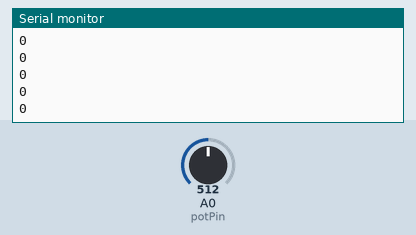
This sketch was run on a simulated Arduino Uno, built with avr-gcc and run on an emulated ATmega328P. Shown: the last lines printed to the serial monitor. The inputs (shaded band) are chosen by the test bench; at power-on: A0 (potPin) = 512.

Above: at 1.2 s.
1.3 s: A0 (potPin) set to 716
At 1.33 s:
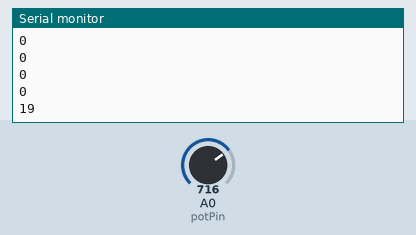
2.8 s: A0 (potPin) set to 900
At 2.84 s:
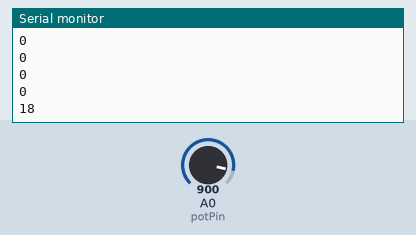
Timing chart, 0 to 5.8 s (numbered marks = the images above; inputs shaded):
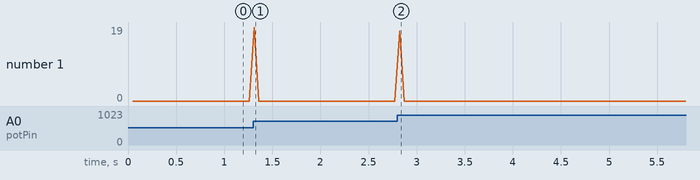

Measured:
- after the input at 1.3 s, the serial monitor: prints a new line at once (image 1)
- after the input at 2.8 s, the serial monitor: prints a new line at once (image 2)

The sketch:

POT_TEST.ino
```cpp
int potPin = A0;    // select the input pin for the potentiometer
int val1 = 0;
int val2 = 0;
int diff = 0;
void setup() {
  Serial.begin(9600);
}

void loop() {
  val1 = analogRead(potPin);  // read the value from the sensor
  val1 = map(val1, 0, 1023, 0, 100);
  delay (50);
  val2 = analogRead(potPin);  // read the value from the sensor
  val2 = map(val2, 0, 1023, 0, 100);
  diff = val2 - val1;
  Serial.println(diff);
    }
```
